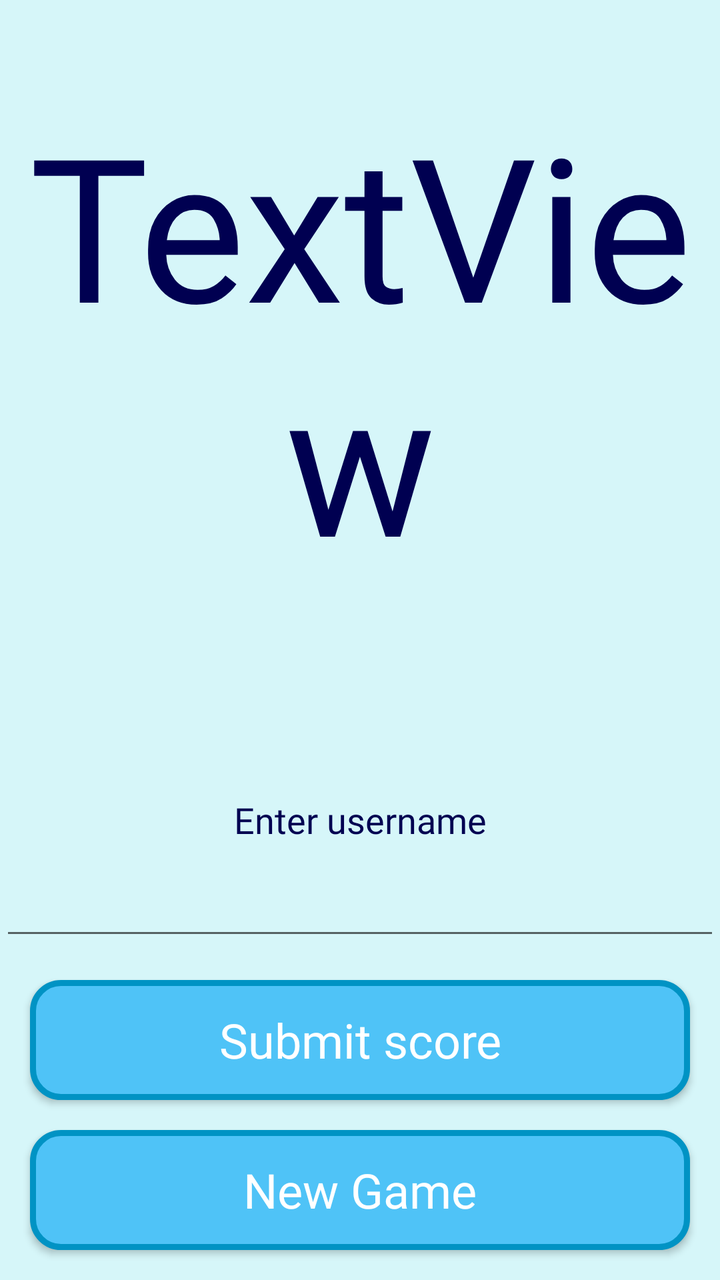
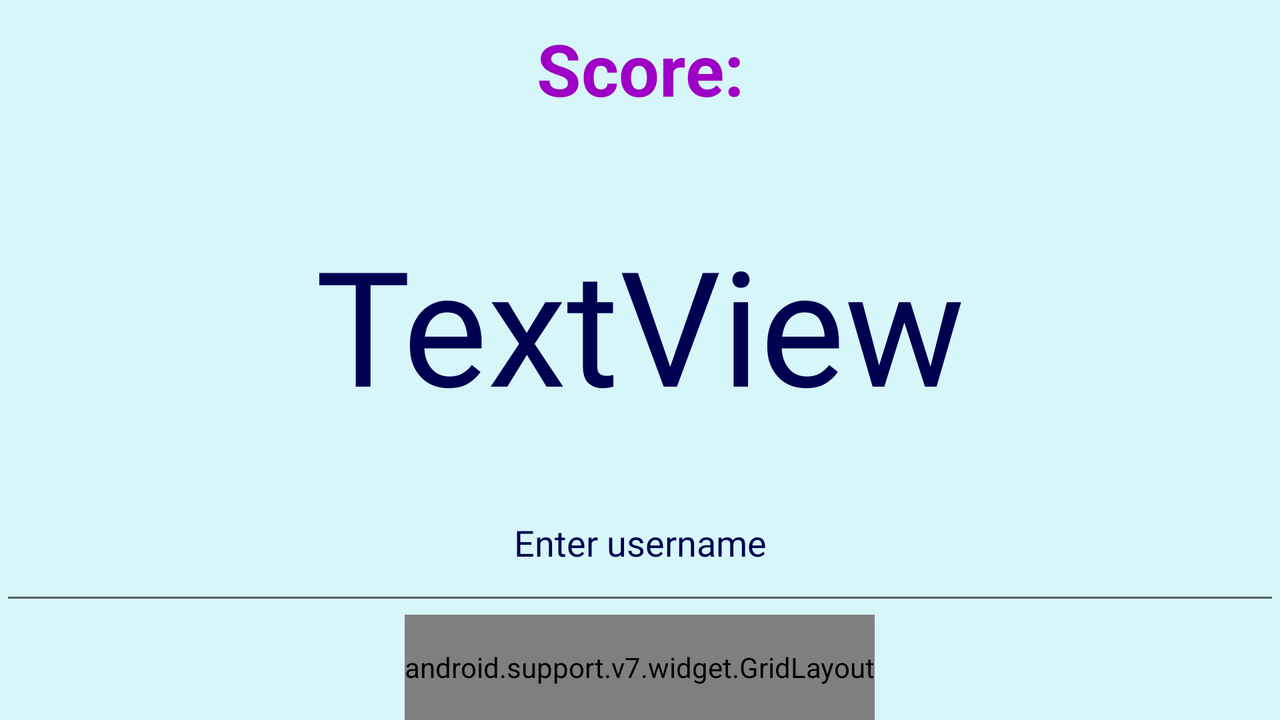

First picture: res/layout/ on a phone held upright. Second picture: the repository's own variant of that layout, on a device whose configuration matches the variant's folder. Source for both follows.
<!-- AndroidManifest.xml: application theme AppTheme -->
<!-- res/layout/activity_score.xml -->
<?xml version="1.0" encoding="utf-8"?>
<LinearLayout xmlns:android="http://schemas.android.com/apk/res/android"
    xmlns:app="http://schemas.android.com/apk/res-auto"
    xmlns:tools="http://schemas.android.com/tools"
    android:layout_width="match_parent"
    android:layout_height="match_parent"
    android:orientation="vertical"
    tools:context=".ScoreActivity">

    <TextView
        android:id="@+id/score"
        android:layout_width="match_parent"
        android:layout_height="wrap_content"
        android:layout_weight="1"
        android:fontFamily="@font/andika"
        android:gravity="center"
        android:text="TextView"
        android:textAlignment="center"
        android:textColor="@color/colorPrimaryDark"
        android:textSize="100dp" />

    <EditText
        android:id="@+id/username"
        android:layout_width="match_parent"
        android:layout_height="wrap_content"
        android:layout_weight="1"
        android:ems="10"
        android:fontFamily="@font/andika"
        android:hint="Enter username"
        android:inputType="textPersonName"
        android:shadowColor="@color/colorPrimaryDark"
        android:textAlignment="center"
        android:textColor="@color/colorPrimaryDark"
        android:textColorHint="@color/colorPrimaryDark" />

    <Button
        android:id="@+id/submitScore"


        android:layout_width="match_parent"
        android:layout_height="wrap_content"

        android:layout_marginLeft="15dp"
        android:layout_marginTop="15dp"
        android:layout_marginRight="15dp"
        android:layout_marginBottom="15dp"
        android:background="@drawable/buttonshape1"
        android:fontFamily="@font/andika"
        android:onClick="submitClicked"
        android:shadowColor="#A8A8A8"
        android:shadowDx="0"
        android:shadowDy="0"
        android:shadowRadius="0"
        android:text="Submit score"
        android:textAllCaps="false"
        android:textColor="#FFFFFF"
        android:textSize="24dp"
        tools:text="Submit score" />

    <Button
        android:id="@+id/newGame"

        android:layout_width="match_parent"
        android:layout_height="wrap_content"

        android:layout_marginLeft="15dp"
        android:layout_marginRight="15dp"
        android:layout_marginBottom="15dp"
        android:background="@drawable/buttonshape1"
        android:fontFamily="@font/andika"
        android:onClick="resetClicked"
        android:shadowColor="#A8A8A8"
        android:shadowDx="0"
        android:shadowDy="0"
        android:shadowRadius="0"
        android:text="New Game"
        android:textAllCaps="false"
        android:textColor="#FFFFFF"
        android:textSize="24dp" />

</LinearLayout>
<!-- resources referenced by this layout -->
<resources>
  <color name="colorPrimaryDark">#000051</color>
  <!-- drawable buttonshape1 (drawable) -->
  <?xml version="1.0" encoding="utf-8"?>
  <shape xmlns:android="http://schemas.android.com/apk/res/android" android:shape="rectangle" >
      <corners
          android:radius="14dp"
          />
      <solid
          android:color="#4fc3f7"
          />
      <padding
          android:left="0dp"
          android:top="0dp"
          android:right="0dp"
          android:bottom="0dp"
          />
      <size
          android:width="270dp"
          android:height="60dp"
          />
      <stroke
          android:width="3dp"
          android:color="#0093c4"
          />
  </shape>
  <style name="AppTheme" parent="Theme.AppCompat.Light.DarkActionBar">
          
          <item name="android:windowBackground">@color/dark_blue</item>
          003878
          <item name="colorPrimary">@color/colorPrimary</item>
          <item name="colorPrimaryDark">@color/colorPrimaryDark</item>
          <item name="colorAccent">@color/colorAccent</item>
          <item name="android:colorBackground">@android:color/background_light</item>
      </style>
  <color name="dark_blue">#d6f6f9</color>
  <color name="colorPrimary">#1a237e</color>
  <color name="colorAccent">#9e00c5</color>
</resources>
<!-- res/layout-land/activity_score.xml (the repository's variant of the layout above) -->
<!-- drawn on the phone turned sideways -->
<?xml version="1.0" encoding="utf-8"?>
<LinearLayout xmlns:android="http://schemas.android.com/apk/res/android"
    xmlns:app="http://schemas.android.com/apk/res-auto"
    xmlns:tools="http://schemas.android.com/tools"
    android:layout_width="match_parent"
    android:layout_height="match_parent"
    android:gravity="center"
    android:orientation="vertical"
    tools:context=".ScoreActivity">

    <TextView
        android:id="@+id/title"
        android:layout_width="match_parent"
        android:layout_height="wrap_content"
        android:layout_weight="1"
        android:paddingTop="10dp"
        android:text="Score:"
        android:textAlignment="center"
        android:textColor="@color/colorAccent"
        android:textSize="36sp"
        android:textStyle="bold" />

    <TextView
        android:id="@+id/score"
        android:layout_width="match_parent"
        android:layout_height="wrap_content"
        android:layout_weight="1"
        android:fontFamily="@font/andika"
        android:gravity="center"
        android:text="TextView"
        android:textAlignment="center"
        android:textColor="@color/colorPrimaryDark"
        android:textSize="80dp" />

    <EditText
        android:id="@+id/username"
        android:layout_width="match_parent"
        android:layout_height="wrap_content"
        android:layout_weight="1"
        android:ems="10"
        android:fontFamily="@font/andika"
        android:hint="Enter username"
        android:inputType="textPersonName"
        android:textAlignment="center"
        android:textColor="@color/colorPrimaryDark"
        android:textColorHint="@color/colorPrimaryDark" />

    <android.support.v7.widget.GridLayout
        android:layout_width="wrap_content"
        android:layout_height="wrap_content"
        android:layout_weight="1"
        android:gravity="center">

        <Button
            android:id="@+id/submitScore"
            android:layout_width="wrap_content"
            android:layout_height="wrap_content"
            android:layout_margin="5dp"
            android:layout_marginLeft="15dp"
            android:layout_marginRight="2dp"
            android:layout_marginBottom="15dp"
            android:background="@drawable/buttonshape1"
            android:fontFamily="@font/andika"
            android:onClick="submitClicked"
            android:shadowColor="#A8A8A8"
            android:shadowDx="0"
            android:shadowDy="0"
            android:shadowRadius="0"
            android:text="Submit score"
            android:textAllCaps="false"
            android:textColor="#FFFFFF"
            android:textSize="24dp"
            tools:text="Submit score" />

        <Button
            android:id="@+id/newGame"
            android:layout_width="wrap_content"
            android:layout_height="wrap_content"
            android:layout_margin="5dp"
            android:layout_marginLeft="2dp"
            android:layout_marginRight="15dp"
            android:layout_marginBottom="15dp"
            android:background="@drawable/buttonshape1"
            android:fontFamily="@font/andika"
            android:onClick="resetClicked"
            android:shadowColor="#A8A8A8"
            android:shadowDx="0"
            android:shadowDy="0"
            android:shadowRadius="0"
            android:text="New Game"
            android:textAllCaps="false"
            android:textColor="#FFFFFF"
            android:textSize="24dp"
            app:layout_column="1"
            app:layout_row="0" />

    </android.support.v7.widget.GridLayout>



</LinearLayout>
<!-- resources referenced by the variant -->
<!-- as the phone turned sideways resolves them -->
<resources>
  <color name="colorAccent">#9e00c5</color>
  <color name="colorPrimaryDark">#000051</color>
  <!-- drawable buttonshape1 (drawable) -->
  <?xml version="1.0" encoding="utf-8"?>
  <shape xmlns:android="http://schemas.android.com/apk/res/android" android:shape="rectangle" >
      <corners
          android:radius="14dp"
          />
      <solid
          android:color="#4fc3f7"
          />
      <padding
          android:left="0dp"
          android:top="0dp"
          android:right="0dp"
          android:bottom="0dp"
          />
      <size
          android:width="270dp"
          android:height="60dp"
          />
      <stroke
          android:width="3dp"
          android:color="#0093c4"
          />
  </shape>
  <style name="AppTheme" parent="Theme.AppCompat.Light.DarkActionBar">
          
          <item name="android:windowBackground">@color/dark_blue</item>
          003878
          <item name="colorPrimary">@color/colorPrimary</item>
          <item name="colorPrimaryDark">@color/colorPrimaryDark</item>
          <item name="colorAccent">@color/colorAccent</item>
          <item name="android:colorBackground">@android:color/background_light</item>
      </style>
  <color name="dark_blue">#d6f6f9</color>
  <color name="colorPrimary">#1a237e</color>
</resources>
